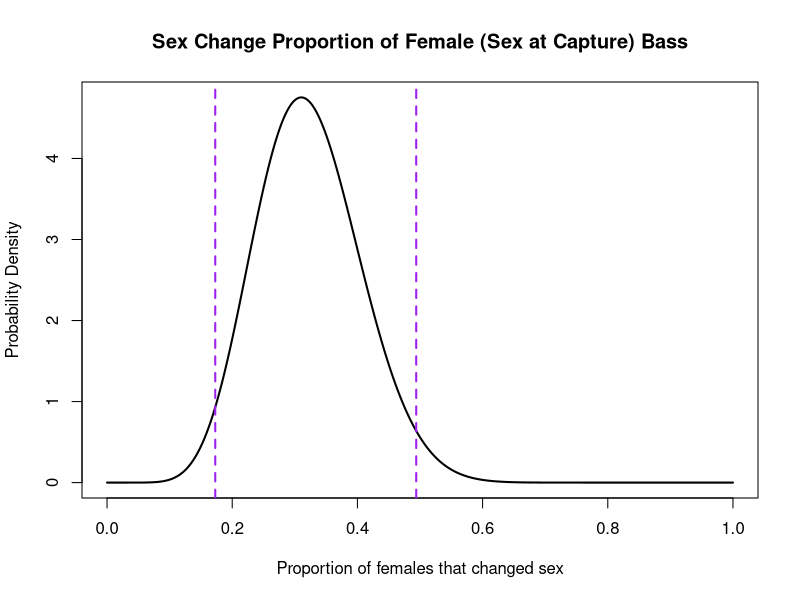
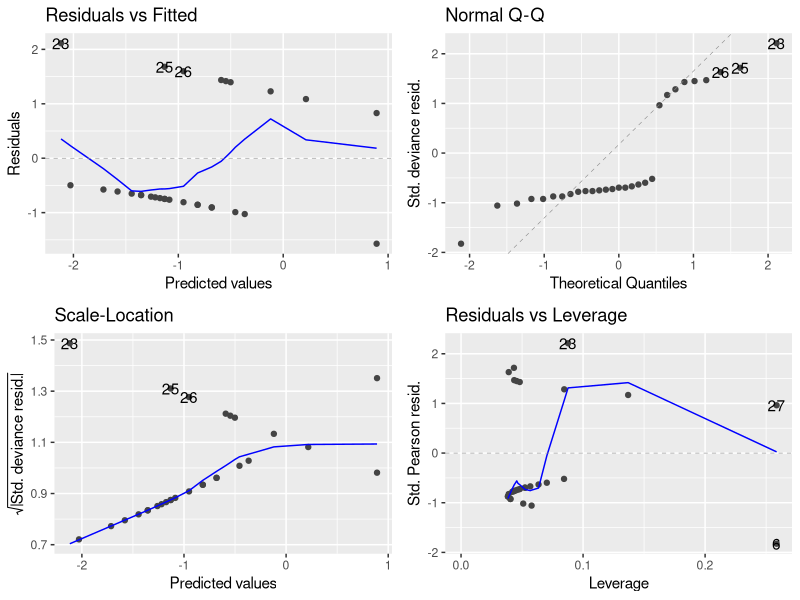
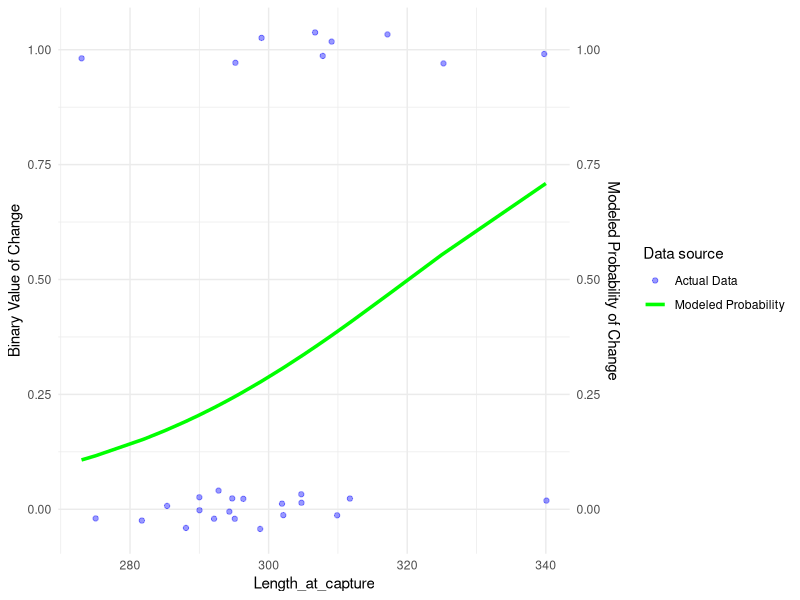

These charts were generated, in order, by the following R code:
## Homework 12 - Evan/Victoria/Maggie
library(readxl)
library(dplyr)
library(ggplot2)
library(ggfortify)

# read iggplot2# read in excel file
bass_data <- read_excel("BSB_tagging_data.xlsx")
View(bass_data)

#Objective 1 #

#Plot a probability density function (probability density vs. proportions from 0 to 1) for the proportion of female black sea bass that changed sex out of all those which were recaptured after the end of the spawning season (i.e., after July). Relevant functions: dbeta()

#change the date format for bass_data to then filter it in next step
bass_data$month <- format(bass_data$Date_at_recapture, "%m")

#creating a data frame for only female bass observations that fall after July 30th 2011

female_bass <- bass_data %>%
  filter(Sex_at_capture == "F") %>%
  filter(month > "07")

female_bass$binary <- ifelse(female_bass$Sex_at_recapture == "F", 0, 1)

sex_change <- sum(female_bass$binary == 1, na.rm = TRUE)
n <- nrow(female_bass)

#define parameters for 
alpha <- sex_change + 1
beta <- (n - sex_change) + 1
p <- seq(0, 1, length.out = 1000)

plot(
  p, dbeta(p, alpha, beta),
  type = "l",
  lwd = 2,
  xlab = "Proportion of females that changed sex",
  ylab = "Probability Density",
  main = "Sex Change Proportion of Female (Sex at Capture) Bass"
)

#B. Give the 95% CI for the probability of sex change for these individuals in A above. Relevant functions: qbeta()

#Compute the Confidence Interval (95%) and add intercal to graph for visualizing
ci_95 <- qbeta(c(0.025, 0.975), alpha, beta)
ci_95
abline(v = ci_95, col = "purple", lwd = 2, lty = 2)

#### The 95% confidence interval is (0.17, 0.49) ##################################

# Objective 2 #

#A. Does the length of a female influence its probability of sex change given that it was recaptured after the end of the spawning season? Give a p value to support your answer. Relevant functions: glm()
size_glm <- glm(binary ~ Length_at_capture, data = female_bass, family = binomial )
summary(size_glm)

autoplot(size_glm)

### ANSWER: The p-value of this glm is 0.112 which indicates that there is no statistically significant relationship between the size (length at capture) of female bass and probability of a sex change.

#B. By how much is the log odds of sex change predicted to change for every millimeter increase in length?
### ANSWER: If I am understanding this correctly, the coefficient intercept of the GLM indicates the log odds - so it would be -14.37 and the pvalue of it is 0.0941 (which is not statistically significant)

# The log odds of sex change predicted per mm increase in length is 0.045, which is the slope of the glm model.

#C. Plot the relationship between the probability of sex change for these individuals and length. Overlay the model estimated relationship on the data. Label axes appropriately and provide a figure caption. Relevant functions: predict.glm(), ggplot2()

#create predictions for data set based on the glm and add it as a new column
female_bass$predicted <- predict(size_glm, type = "response")

#plot model estimated relationship over actual dataset

ggplot(female_bass, aes(x = Length_at_capture)) +
  geom_jitter(aes(y = binary, color = "Actual Data"), height = 0.05, alpha = 0.4) +
  geom_line(aes(y = predicted, color = "Modeled Probability"), linewidth = 1.2) +
  scale_color_manual(name = "Data source",
                     values = c("Actual Data" = "blue", 
                                "Modeled Probability" = "green"))+
  scale_y_continuous(
    name = "Binary Value of Change",
    sec.axis = sec_axis( trans=~.*1, name= "Modeled Probability of Change")) +
  theme_minimal()
